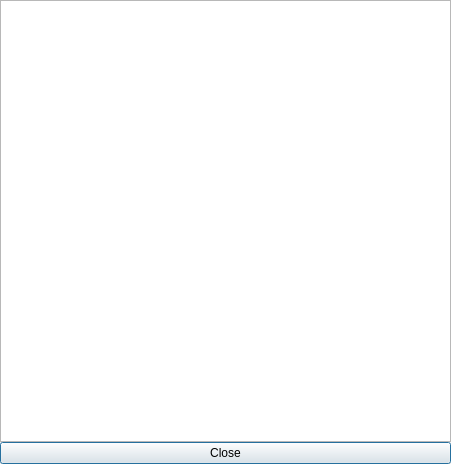
<?xml version="1.0" encoding="UTF-8"?>
<ui version="4.0">
 <class>Items</class>
 <widget class="QDialog" name="Items">
  <property name="geometry">
   <rect>
    <x>0</x>
    <y>0</y>
    <width>451</width>
    <height>464</height>
   </rect>
  </property>
  <property name="windowTitle">
   <string>Dialog</string>
  </property>
  <layout class="QVBoxLayout" name="verticalLayout">
   <property name="spacing">
    <number>0</number>
   </property>
   <property name="sizeConstraint">
    <enum>QLayout::SetMaximumSize</enum>
   </property>
   <property name="leftMargin">
    <number>0</number>
   </property>
   <property name="topMargin">
    <number>0</number>
   </property>
   <property name="rightMargin">
    <number>0</number>
   </property>
   <property name="bottomMargin">
    <number>0</number>
   </property>
   <item>
    <widget class="QTreeView" name="treeView"/>
   </item>
   <item>
    <widget class="QPushButton" name="pushButton">
     <property name="text">
      <string>Close</string>
     </property>
    </widget>
   </item>
  </layout>
 </widget>
 <resources/>
 <connections/>
</ui>
